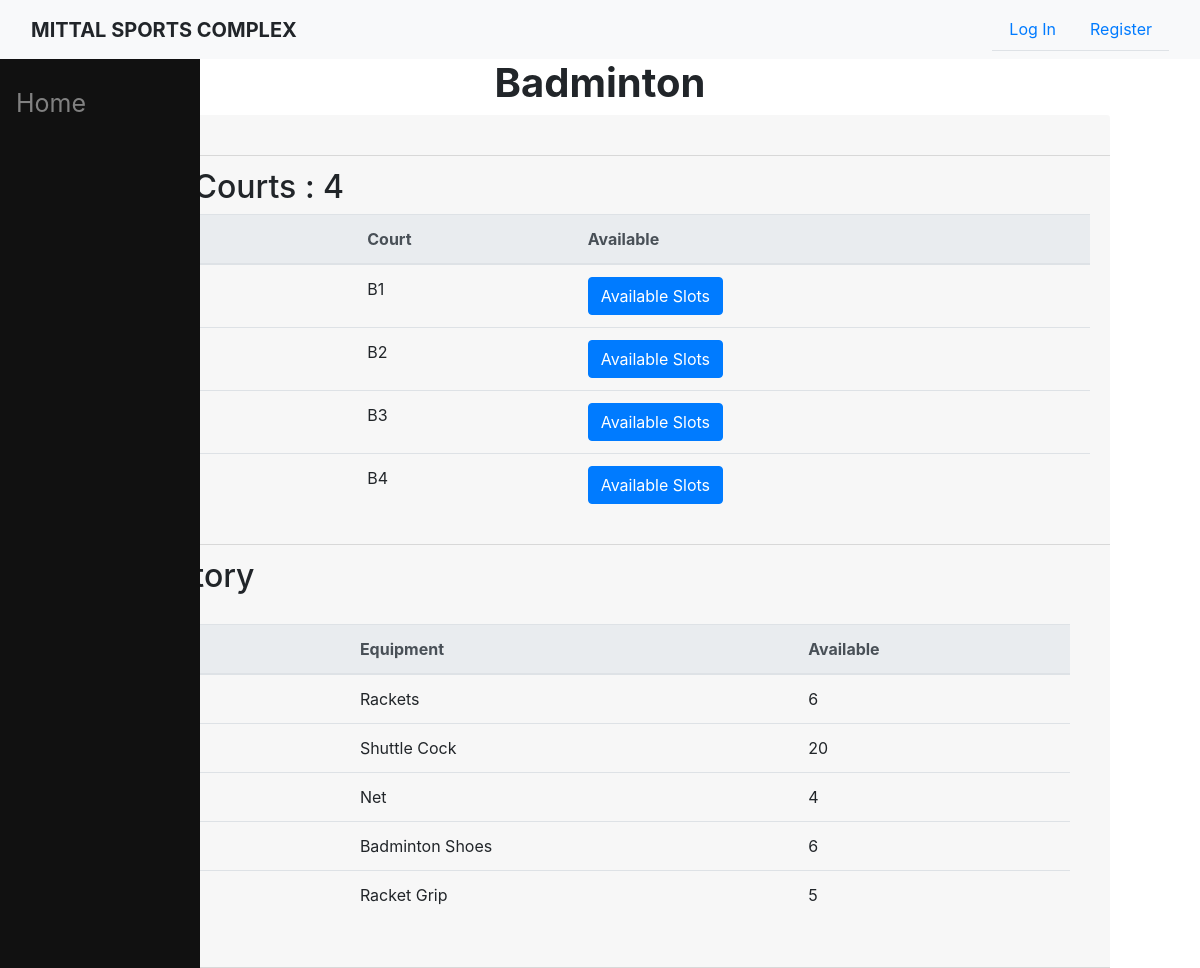
Screenshot of /sport_page/Badminton with the database file from the repository.
### sports/models.py (models this page shows, shortened)
class Sport(models.Model):
    name = models.CharField(max_length=20, unique = True , help_text = '(Please, use underscore(_) or hypen(-) in place of spaces.)')
    img_url = models.CharField(max_length=2083, verbose_name = 'Image', help_text = '(Copy-paste the sport-image url here)', default = 'https://uploads-ssl.webflow.com/617b224ba2374548fcc039ba/617b224ba237453ce1c0409b_hpfulq-1234-1024x512.jpg')

class Court(models.Model):
    name = models.CharField(max_length=20, unique = True )
    sport = models.ForeignKey(Sport,on_delete=models.CASCADE)

class Equipment(models.Model):
    name = models.CharField(max_length=20)
    quantity = models.IntegerField( )
    sport = models.ForeignKey(Sport,on_delete=models.CASCADE)

### sports/views.py (the view)
# urls.py: path('sport_page/<slug:sport>', s_views.sport_page, name = 'sport_page'),
def sport_page(request,sport):
    sport_name = Sport.objects.get(name = sport)
    equipments = Equipment.objects.filter(sport = sport_name)
    courts = Court.objects.filter(sport = sport_name)
    return render(request, "sports/sport_page.html", {'equipments':equipments, 'sport':sport_name, 'courts':courts})

### users/templatetags/auth_extras.py (called while the page is built)
@register.filter(name='has_attr')
def has_attr(user, attribute):
    return hasattr(user, attribute)

### sports/templates/sports/sport_page.html (shortened to what this page needs)
{% extends 'sports/base.html' %}
{% load auth_extras %}
{% block content %}
<div class="container">
    <h1 class="center"><b>{{ sport.name }}</b></h1>
    <div class="col-md-12">
        <div class="container-fluid">
            <div class="card-header">
            </div>
            <div class="card-header">
                <h2> Total Courts : {{ sport.court_set.count }}</h2>
                <div class="table-responsive">
                    <table class = "table">
                        <thead class="thead-light">
                        <tr>
                            <th>Sr. No.</th>
                            <th>Court</th>
                            <th>Available</th>
                        </tr>
                        </thead>
                        {% for court in courts %}
                        <tr>
                            <td>{{ forloop.counter }}</td>
                            <td>{{ court.name }}</td>
                            <td>
                                <a href="/available_slot/{{ court.name }}" class="btn btn-primary">Available Slots </a>
                            </td>
                        </tr>
                        {% endfor %}
                    </table>
                </div>
            </div>
            <div class="card-header">
                <h2>Inventory</h2>
                <div class="card-body">
                    <div class="table-responsive">
                        <table class = "table">
                            <thead class="thead-light">
                            <tr>
                                <th>Sr. No.</th>
                                <th>Equipment</th>
                                <th>Available</th>
                            </tr>
                            </thead>
                            {% for equipment in equipments %}
                            <tr>
                                <td>{{ forloop.counter }}</td>
                                <td>{{ equipment.name }}</td>
                                <td>{{ equipment.quantity }}</td>
                            </tr>
                            {% endfor %}
                        </table>
                    </div>
                </div>
            </div>
        </div>
    </div>
</div>
{% endblock %}

### sports/templates/sports/sport_page.html (style rules this page uses)
h1 { text-align: center; }

### rows the page displays
Sport: name "Badminton", court_set.count "4"
Court: name "B1"
Court: name "B2"
Court: name "B3"
Court: name "B4"
Equipment: name "Rackets", quantity "6"
Equipment: name "Shuttle Cock", quantity "20"
Equipment: name "Net", quantity "4"
Equipment: name "Badminton Shoes", quantity "6"
Equipment: name "Racket Grip", quantity "5"
